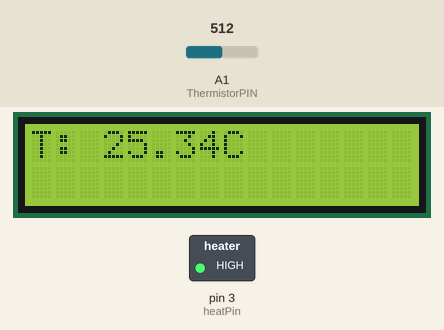
A sketch run on a simulated Arduino Uno, built with avr-gcc and run on an emulated ATmega328P. Parts: 16×2 character LCD, switched loads named in the sketch (green lamp = pin HIGH). Inputs (shaded band) come from the test bench; at power-on: A1 (ThermistorPIN) = 512. What the sketch prints to the serial monitor is not drawn.

Above: at 1.7 s.
1.8 s: A1 (ThermistorPIN) set to 0
At 4.2 s:
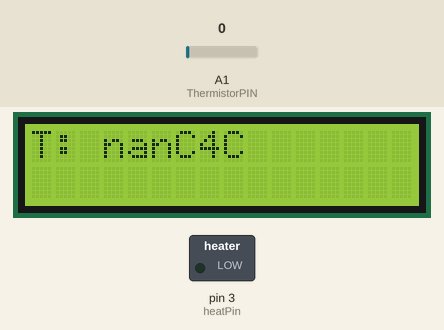
4.8 s: A1 (ThermistorPIN) set to 306
At 7.8 s:
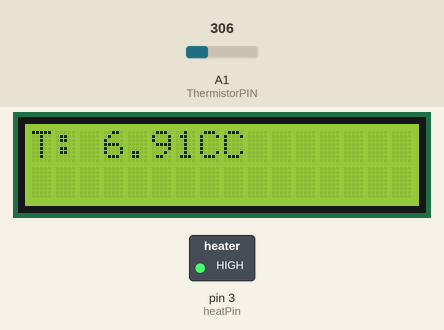
8.1 s: A1 (ThermistorPIN) set to 0
At 10.8 s:
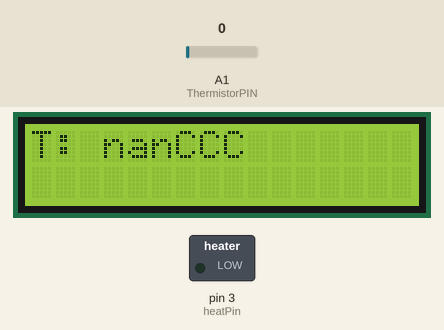
11.4 s: A1 (ThermistorPIN) set to 85
At 12.8 s:
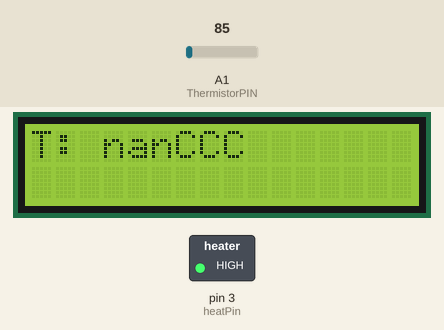
Timing chart, 0 to 14.4 s (numbered marks = the images above; inputs shaded):
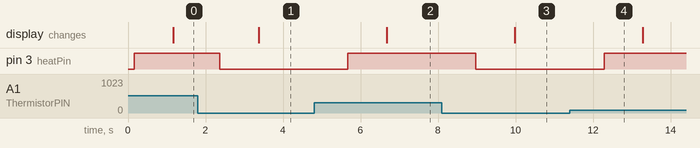

Measured:
- after the input at 1.8 s, pin 3 (heatPin): HIGH → LOW after 0.57 s; the display: changes after 1.6 s (image 1)
- after the input at 4.8 s, pin 3 (heatPin): LOW → HIGH after 0.87 s; the display: changes after 1.9 s (image 2)
- after the input at 8.1 s, pin 3 (heatPin): HIGH → LOW after 0.88 s; the display: changes after 1.9 s (image 3)
- after the input at 11.4 s, pin 3 (heatPin): LOW → HIGH after 0.89 s

The sketch:

sketch_sep24a_mitLCD.ino
```cpp
/*
 * Inputs ADC Value from Thermistor and outputs Temperature in Celsius
 *  requires: include <math.h>
 * Utilizes the Steinhart-Hart Thermistor Equation:
 *    Temperature in Kelvin = 1 / {A + B[ln(R)] + C[ln(R)]3}
 *    where A = 0.001129148, B = 0.000234125 and C = 8.76741E-08
 *
 * These coefficients seem to work fairly universally, which is a bit of a
 * surprise.
 *
 * Schematic:
 *   [Ground] -- [10k-pad-resistor] -- | -- [thermistor] --[Vcc (5 or 3.3v)]
 *                                               |
 *                                          Analog Pin 0
 *
 * In case it isn't obvious (as it wasn't to me until I thought about it), the analog ports
 * measure the voltage between 0v -> Vcc which for an Arduino is a nominal 5v, but for (say)
 * a JeeNode, is a nominal 3.3v.
 *
 * The resistance calculation uses the ratio of the two resistors, so the voltage
 * specified above is really only required for the debugging that is commented out below
 *
 * Resistance = PadResistor * (1024/ADC -1)
 *
 * I have used this successfully with some CH Pipe Sensors (http://www.atcsemitec.co.uk/pdfdocs/ch.pdf)
 * which be obtained from http://www.rapidonline.co.uk.
 *
 */
//preparation for temp-measurement
#include <math.h>

#define ThermistorPIN 1                 // Analog Pin 1
#

float vcc = 4.91;                       // only used for display purposes, if used
                                        // set to the measured Vcc.
float pad = 9850;                       // balance/pad resistor value, set this to
                                        // the measured resistance of your pad resistor
float thermr = 10000;                   // thermistor nominal resistance

float Thermistor(int RawADC) {
  long Resistance;
  float Temp;  // Dual-Purpose variable to save space.

  Resistance=pad*((1024.0 / RawADC) - 1);
  Temp = log(Resistance); // Saving the Log(resistance) so not to calculate  it 4 times later
  Temp = 1 / (0.001129148 + (0.000234125 * Temp) + (0.0000000876741 * Temp * Temp * Temp));
  Temp = Temp - 273.15;  // Convert Kelvin to Celsius

  // BEGIN- Remove these lines for the function not to display anything
  //Serial.print("ADC: ");
  //Serial.print(RawADC);
  //Serial.print("/1024");                           // Print out RAW ADC Number
  //Serial.print(", vcc: ");
  //Serial.print(vcc,2);
  //Serial.print(", pad: ");
  //Serial.print(pad/1000,3);
  //Serial.print(" Kohms, Volts: ");
  //Serial.print(((RawADC*vcc)/1024.0),3);
  //Serial.print(", Resistance: ");
  //Serial.print(Resistance);
  //Serial.print(" ohms, ");
  // END- Remove these lines for the function not to display anything

  // Uncomment this line for the function to return Fahrenheit instead.
  //temp = (Temp * 9.0)/ 5.0 + 32.0;                  // Convert to Fahrenheit
  return Temp;                                      // Return the Temperature
}
//preparation for lcd hield
#include <LiquidCrystal.h>

LiquidCrystal lcd(8, 9, 4, 5, 6, 7);        // select the pins used on the LCD panel

unsigned long tepTimer ;
unsigned long currTime;


int heatPin = 3;                 // Heating connected to digital pin 3

void setup() {
  pinMode(heatPin, OUTPUT);      // sets the digital pin as output
  Serial.begin(115200);
  lcd.begin(16, 2);                       // start the library
}

//TODO: Command: Insert Batch. notFlipped=1; notDone=1;
//TODO: calculate totalTime
//TODO: set targetTemp;

float hystHight=5; // 5°C Hystersis to reduce the switching on/off of the relay
float targetTemp=75; //Target sensor readout temp which equals the optimum temp of the frying pan
long totalTime=180000;  // complete time for one pancake is 180s
long flipTime=80000;  //time until flip is 1m 20s
/*int SollZeit=360;
int Wenden=180;
int IstZeit=0;*/

boolean notFlipped=1;
boolean notDone=1;
boolean control=0;

boolean calculateControl(float temp,boolean oldControl){
  // Serial.println(temp);
  //  Serial.println(targetTemp);
  if (temp<targetTemp)
    {control=1;
    digitalWrite(heatPin, HIGH);   // switches the heating on
    Serial.println("Heizen!");  //tells to heat via the serial port
    }
 /* else if ((temp-hystHight)<targetTemp && oldControl)
    control=1;*/
  else
  {
    control=0;
    digitalWrite(heatPin, LOW);    // turns the heating off
    Serial.println("Kuehlen!");    // tells to turn the heating off via serial port
  }

  Serial.println(control);
}

/*void setControl(boolean control){
  if (control==1) {
      digitalWrite(heatPin, HIGH);   // sets the heating on
      Serial.println("Heizen!");
  }
  else
  {
      digitalWrite(heatPin, LOW);    // sets the heating off
      Serial.println("Kuehlen!");
  }
}
*/
void loop() {

  float temp;
  temp=Thermistor(analogRead(ThermistorPIN));    // read ADC and  convert it to Celsius

/*
  do  {
   temp=Thermistor(analogRead(ThermistorPIN));    // read ADC and  convert it to Celsius
   delay(1000);
 } while (temp<targetTemp);*/

  currTime=millis();
  if ((currTime>flipTime) && notFlipped==1) { // Tell user when its time to flip
  //der ganze prozess soll eh nur einmal durchlaufen werden, ich würde die variable notFlipped weglassen und nur abfragen wann currTime
    Serial.println("Flip it!");
    lcd.setCursor(2,1);
    lcd.print("Flip it!");
    delay(1000);
    notFlipped=0;
  }
  if ((currTime>totalTime) && notDone==1) { // Tell user when pancake is done
    Serial.println("Enjoy ;)");
    lcd.setCursor(2,1);
    lcd.print("Enjoy ;)");
    digitalWrite(heatPin, LOW);    // sets the heating off
    delay(5000000);
    notDone=0;
  }
  delay(100);
//setControl(control);
  control=calculateControl(temp, control);
  lcd.setCursor(0, 0);                   // set the LCD cursor   position
  Serial.print("Celsius: ");
  Serial.print(temp,1);
  //to do: Plausibilitätsprüfung um Messfehler wie 300°C etc rauszufiltern. (würde nur einmal verkehrt heizen/kühlen)

  Serial.println("");
  delay(1000);                                      // Delay a bit...
//  IstZeit=IstZeit+1;
  lcd.print("T: ");
  lcd.print(temp);
  lcd.print("C");
}
```
